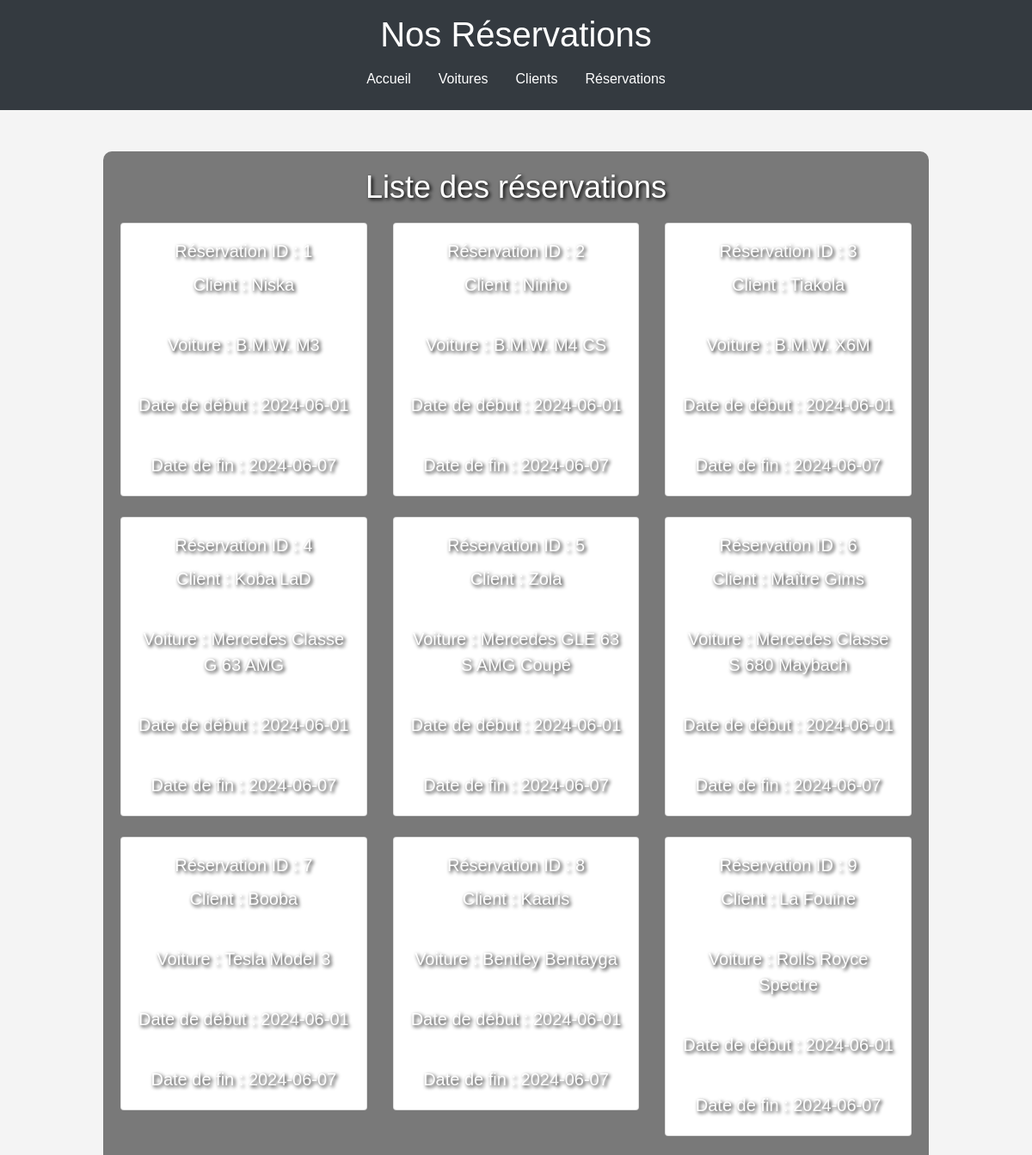
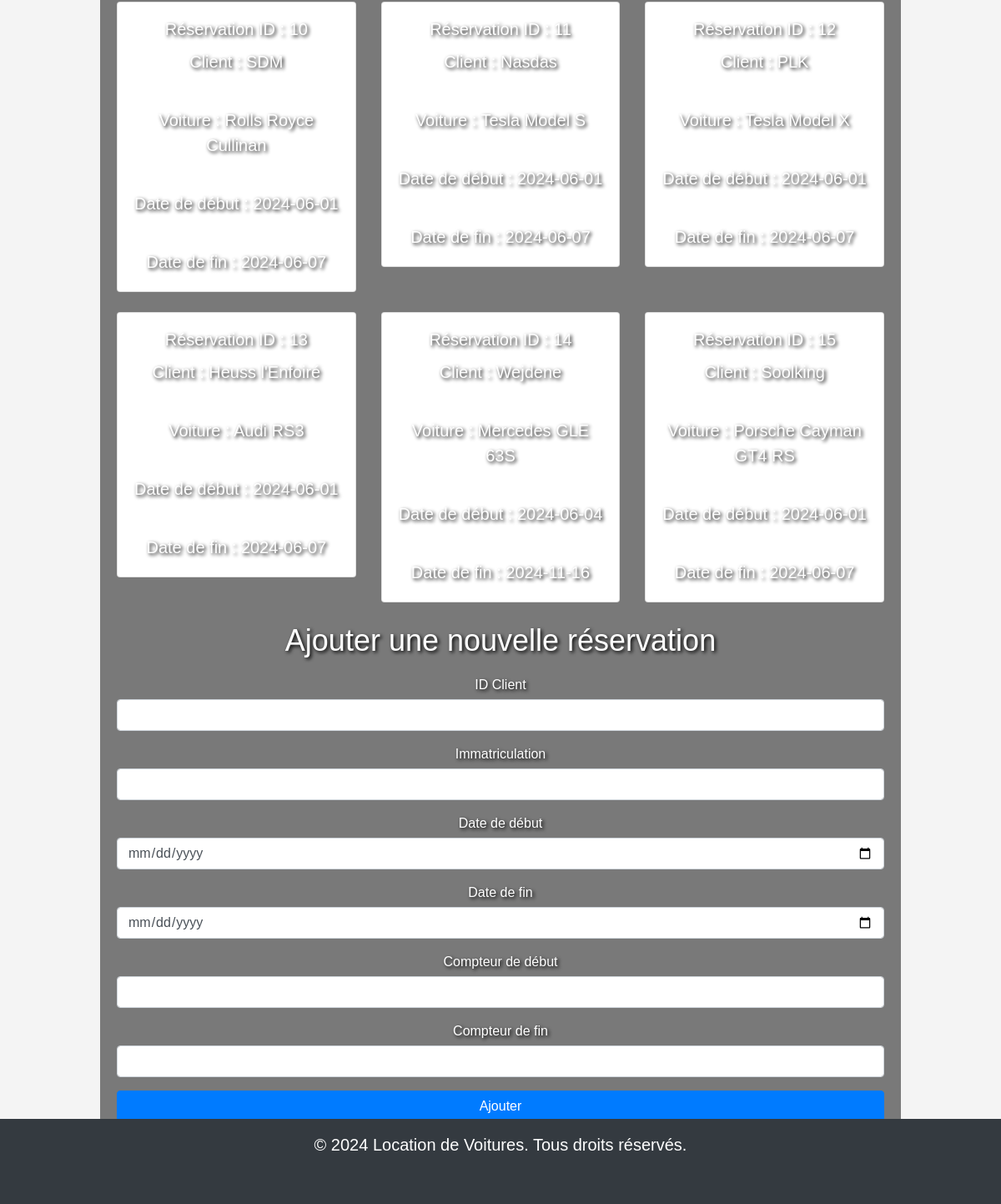
The app's page /reservations.php with its own data (2 pictures, top to bottom).
### tables this page shows
CREATE TABLE `louer` (
  `id_louer` int(11) NOT NULL,
  `id_client` int(11) NOT NULL,
  `immatriculation` varchar(16) NOT NULL,
  `date_debut` varchar(10) NOT NULL,
  `date_fin` varchar(10) NOT NULL,
  `compteur_debut` int(11) NOT NULL,
  `compteur_fin` int(11) NOT NULL
);

CREATE TABLE `clients` (
  `id_client` int(11) NOT NULL,
  `nom` varchar(255) NOT NULL,
  `prenom` varchar(255) NOT NULL,
  `adresse` varchar(255) NOT NULL,
  `id_type_client` int(11) NOT NULL,
  `photo` varchar(255) NOT NULL
);

CREATE TABLE `voitures` (
  `immatriculation` varchar(16) NOT NULL,
  `marque` varchar(256) NOT NULL,
  `modele` varchar(256) NOT NULL,
  `image` varchar(64) NOT NULL,
  `compteur` int(11) NOT NULL,
  `id_categorie` varchar(1) NOT NULL
);

### reservations.php (the view, shortened to what this page needs)
<?php
include 'config.php';
$sql = "SELECT louer.id_louer, louer.date_debut, louer.date_fin, voitures.marque, voitures.modele, clients.nom, clients.prenom
        FROM louer
        JOIN voitures ON louer.immatriculation = voitures.immatriculation
        JOIN clients ON louer.id_client = clients.id_client";
$result = $conn->query($sql);
?>
<!DOCTYPE html>
<html lang="fr">
<head>
<link rel="stylesheet" href="https://maxcdn.bootstrapcdn.com/bootstrap/4.5.2/css/bootstrap.min.css">
<link rel="stylesheet" href="style.css">
</head>
<body>
<header class="bg-dark text-white text-center py-3">
<h1>Nos Réservations</h1>
<nav class="nav justify-content-center">
<a class="nav-link text-white" href="index.php">Accueil</a>
<a class="nav-link text-white" href="voitures.php">Voitures</a>
<a class="nav-link text-white" href="clients.php">Clients</a>
<a class="nav-link text-white" href="reservations.php">Réservations</a>
</nav>
</header>
<main class="container my-5">
<h2>Liste des réservations</h2>
<div class="row">
<?php
            if ($result->num_rows > 0) {
                while($row = $result->fetch_assoc()) {
                    echo "<div class='col-md-4 mb-4'>";
                    echo "<div class='card'>";
                    echo "<div class='card-body'>";
                    echo "<h5 class='card-title'>Réservation ID : " . $row["id_louer"] . "</h5>";
                    echo "<p class='card-text'>Client : " . $row["nom"] . " " . $row["prenom"] . "</p>";
                    echo "<p class='card-text'>Voiture : " . $row["marque"] . " " . $row["modele"] . "</p>";
                    echo "<p class='card-text'>Date de début : " . $row["date_debut"] . "</p>";
                    echo "<p class='card-text'>Date de fin : " . $row["date_fin"] . "</p>";
                    echo "</div>";
                    echo "</div>";
                    echo "</div>";
                }
            } else {
                echo "<p class='text-center'>0 résultats</p>";
            }
            ?>
</div>
<h2>Ajouter une nouvelle réservation</h2>
<form method="POST" action="reservations.php">
<div class="form-group">
<label for="id_client">ID Client</label>
<input type="number" class="form-control" name="id_client" required>
</div>
<div class="form-group">
<label for="immatriculation">Immatriculation</label>
<input type="text" class="form-control" name="immatriculation" required>
</div>
<div class="form-group">
<label for="date_debut">Date de début</label>
<input type="date" class="form-control" name="date_debut" required>
</div>
<div class="form-group">
<label for="date_fin">Date de fin</label>
<input type="date" class="form-control" name="date_fin" required>
</div>
<div class="form-group">
<label for="compteur_debut">Compteur de début</label>
<input type="number" class="form-control" name="compteur_debut" required>
</div>
<div class="form-group">
<label for="compteur_fin">Compteur de fin</label>
<input type="number" class="form-control" name="compteur_fin" required>
</div>
<button type="submit" class="btn btn-primary">Ajouter</button>
</form>
</main>
<footer class="bg-dark text-white text-center py-3">
<p>&copy; 2024 Location de Voitures. Tous droits réservés.</p>
</footer>
</body>
</html>

### css/style.css (style rules this page uses)
body { font-family: Arial, sans-serif; background-color: #f0f0f0; margin: 0; padding: 0; }
header { background-color: #333; color: white; padding: 15px 0; text-align: center; }
main { padding: 20px; }
form { margin-bottom: 20px; }
form label { display: block; margin: 10px 0 5px; }
form input, form select, form button { width: 100%; padding: 10px; margin-bottom: 10px; }
footer { background-color: #333; color: white; text-align: center; padding: 10px 0; position: fixed; bottom: 0; width: 100%; }
body { font-family: Arial, sans-serif; background-color: #f4f4f4; margin: 0; padding: 0; }
.container { max-width: 1200px; margin: 0 auto; padding: 20px; }
.container { text-align: center; padding: 50px; }
.container h2 { font-size: 36px; margin-bottom: 20px; }
.container p { font-size: 20px; margin-bottom: 40px; }
body { font-family: Arial, sans-serif; margin: 0; padding: 0; }
.container { text-align: center; color: white; text-shadow: 2px 2px 4px #000; background: rgba(0, 0, 0, 0.5); padding: 20px; border-radius: 10px; max-width: 80%; }
h2 { font-size: 36px; margin-bottom: 20px; }
p { font-size: 20px; margin-bottom: 40px; }

### records on screen
louer: id_louer "1", id_client.nom "Niska", immatriculation.marque "B.M.W.", immatriculation.modele "M3", date_debut "2024-06-01", date_fin "2024-06-07"
louer: id_louer "2", id_client.nom "Ninho", immatriculation.marque "B.M.W.", immatriculation.modele "M4 CS", date_debut "2024-06-01", date_fin "2024-06-07"
louer: id_louer "3", id_client.nom "Tiakola", immatriculation.marque "B.M.W.", immatriculation.modele "X6M", date_debut "2024-06-01", date_fin "2024-06-07"
louer: id_louer "4", id_client.nom "Koba LaD", immatriculation.marque "Mercedes", immatriculation.modele "Classe G 63 AMG", date_debut "2024-06-01", date_fin "2024-06-07"
louer: id_louer "5", id_client.nom "Zola", immatriculation.marque "Mercedes", immatriculation.modele "GLE 63 S AMG Coupé", date_debut "2024-06-01", date_fin "2024-06-07"
louer: id_louer "6", id_client.nom "Maître Gims", immatriculation.marque "Mercedes", immatriculation.modele "Classe S 680 Maybach", date_debut "2024-06-01", date_fin "2024-06-07"
louer: id_louer "7", id_client.nom "Booba", immatriculation.marque "Tesla", immatriculation.modele "Model 3", date_debut "2024-06-01", date_fin "2024-06-07"
louer: id_louer "8", id_client.nom "Kaaris", immatriculation.marque "Bentley", immatriculation.modele "Bentayga", date_debut "2024-06-01", date_fin "2024-06-07"
louer: id_louer "9", id_client.nom "La Fouine", immatriculation.marque "Rolls Royce", immatriculation.modele "Spectre", date_debut "2024-06-01", date_fin "2024-06-07"
louer: id_louer "10", id_client.nom "SDM", immatriculation.marque "Rolls Royce", immatriculation.modele "Cullinan", date_debut "2024-06-01", date_fin "2024-06-07"
louer: id_louer "11", id_client.nom "Nasdas", immatriculation.marque "Tesla", immatriculation.modele "Model S", date_debut "2024-06-01", date_fin "2024-06-07"
louer: id_louer "12", id_client.nom "PLK", immatriculation.marque "Tesla", immatriculation.modele "Model X", date_debut "2024-06-01", date_fin "2024-06-07"
louer: id_louer "13", id_client.nom "Heuss l'Enfoiré", immatriculation.marque "Audi", immatriculation.modele "RS3", date_debut "2024-06-01", date_fin "2024-06-07"
louer: id_louer "14", id_client.nom "Wejdene", immatriculation.marque "Mercedes", immatriculation.modele "GLE 63S", date_debut "2024-06-04", date_fin "2024-11-16"
louer: id_louer "15", id_client.nom "Soolking", immatriculation.marque "Porsche", immatriculation.modele "Cayman GT4 RS", date_debut "2024-06-01", date_fin "2024-06-07"
